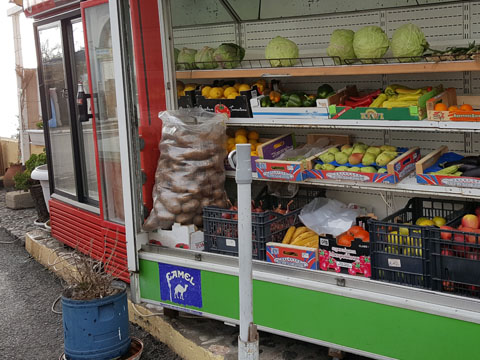
#> input picture ch5_workbook/images/color.jpg, 480 x 360 px
$ python ch5_8.py
#> lines starting #> are read from the running program, lines starting #| are printed output that depends on the picture; after the words box and inside, x2 and y2 are one past the last pixel; in counts of white or black regions, pixels touching at a corner belong together
# 다음 영상에서 특정 영역의 타원만을 복사하여 새 창에 표시하는 프로그램을 완성하시오.
# 힌트 : 마스크 행렬을 이용한다.
# cv2.bitwise_and(), cv2.bitwise_or() 등의 함수를 사용해서 같은결과가 나도록 구성한다.
# 타원 영역의 중심과 크기는 임의로 지정한다.


import numpy as np, cv2

image = cv2.imread("images/color.jpg", cv2.IMREAD_COLOR)
#> image is the input picture: shape (360, 480, 3); mean B, G, R 86.9, 100.8, 106.2
if image is None: raise Exception("영상파일 읽기 오류")

mask = np.zeros(image.shape[:2], np.uint8)
center = (190,170)

# 빈부분-------------------------------------------------------
axes = (100, 50)  # 타원의 장축과 단축 길이 지정
angle = 0  # 타원의 기울기 각도
startAngle = 0  # 시작 각도
endAngle = 360  # 끝 각도

# 타원형 마스크 생성
cv2.ellipse(mask, center, axes, angle, startAngle, endAngle, (255, 255, 255), -1)
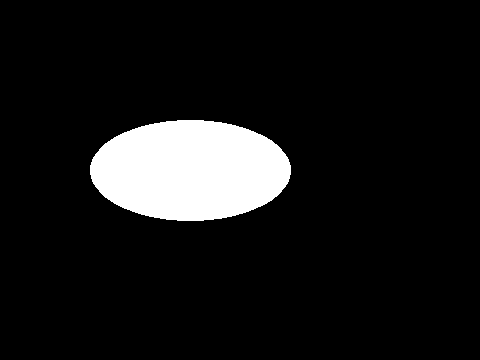
#> mask: shape (360, 480); 9.2% white; 1 white region, box (x1, y1, x2, y2) and area: (90, 120, 291, 221) 15933

# 마스크를 이용해 원본 이미지에서 타원 부분만 추출
dst = cv2.bitwise_and(image, image, mask=mask)
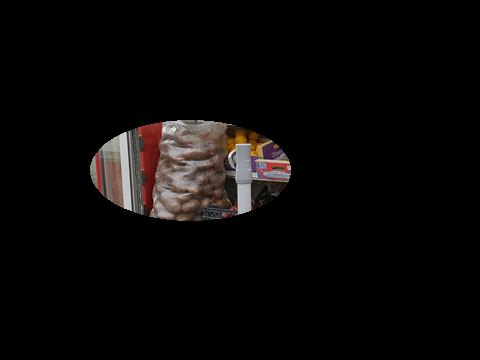
#> dst: shape (360, 480, 3); mean B, G, R 7.9, 8.5, 10.3

#----------------------------------------------------------------


cv2.imshow("image",image)
cv2.imshow("dst",dst)
cv2.waitKey()

$ run again, with ch5_workbook/images/abs_test2.jpg copied over ch5_workbook/images/color.jpg
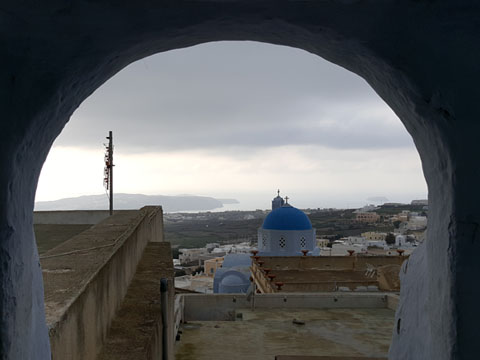
#> input picture ch5_workbook/images/abs_test2.jpg, 480 x 360 px
#> image is the input picture: shape (360, 480, 3); mean B, G, R 95.3, 93.7, 91.5
#> mask: shape (360, 480); 9.2% white; 1 white region, box (x1, y1, x2, y2) and area: (90, 120, 291, 221) 15933
#> `dst = cv2.bitwise_and(image, image, mask=mask)`:
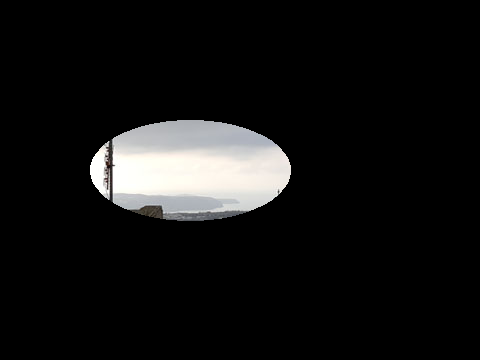
#> dst: shape (360, 480, 3); mean B, G, R 19.1, 19.4, 19.5
